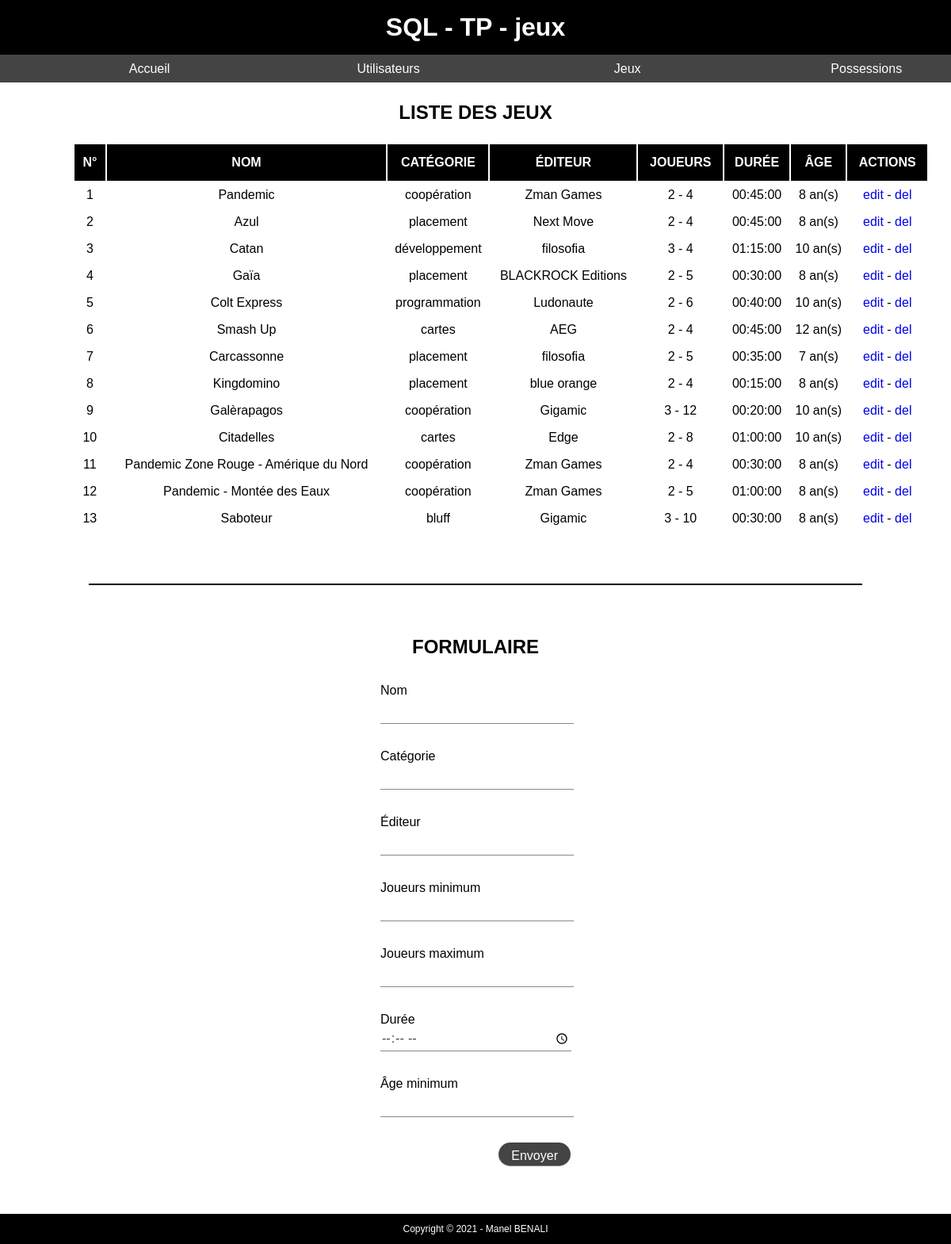
The page /index.php?page=jeux on the database its author committed.
### tables this page shows
CREATE TABLE `jeu` (
  `id_jeu` int(11) NOT NULL,
  `categorie` varchar(45) NOT NULL,
  `editeur` varchar(45) NOT NULL,
  `nom` varchar(45) NOT NULL,
  `joueurs_min` tinyint(2) DEFAULT NULL,
  `joueurs_max` tinyint(2) DEFAULT NULL,
  `duree` time DEFAULT NULL,
  `age_minimum` tinyint(2) DEFAULT NULL
);

### views/jeux.php (the view, shortened to what this page needs)
<?php
    $req = $bdd->query('SELECT * FROM jeu');
    $jeux = $req->fetchAll();
?>
<h2>Liste des jeux</h2>
<table>
    <thead>
        <tr>
            <th>N°</th>
            <th>Nom</th>
            <th>Catégorie</th>
            <th>Éditeur</th>
            <th>Joueurs</th>
            <th>Durée</th>
            <th>Âge</th>
            <th>Actions</th>
        </tr>
    </thead>
    <tbody>
        <?php
            $i = 0;
            foreach ($jeux as $jeu) {
                $i++;
        ?>
                <tr>
                    <td><?= $i ?></td>
                    <td><?= $jeu['nom'] ?></td>
                    <td><?= $jeu['categorie'] ?></td>
                    <td><?= $jeu['editeur'] ?></td>
                    <td><?= $jeu['joueurs_min'] ?> - <?= $jeu['joueurs_max'] ?></td>
                    <td><?= $jeu['duree'] ?></td>
                    <td><?= $jeu['age_minimum'] ?> an(s)</td>
                    <td>
                        <a href="index.php?page=jeux&id=<?= $jeu['id_jeu'] ?>">edit</a> -
                        <a href="controllers/traitement.php?jeu-delete=<?= $jeu['id_jeu'] ?>" class="suppression">del</a>
                    </td>
                </tr>
        <?php
            }
        ?>
    </tbody>
</table>
<hr>
<h2>Formulaire</h2>
<form action="controllers/traitement.php?jeu-<?= isset($game) ? 'update=' . $game['id_jeu'] : 'create' ?>" method="post">
    <label for="nom">Nom</label>
    <input type="text" name="nom" maxlength="45" value="<?= isset($game) ? $game['nom'] : null ?>" required>
    <label for="categorie">Catégorie</label>
    <input type="text" name="categorie" maxlength="45" value="<?= isset($game) ? $game['categorie'] : null ?>" required>
    <label for="editeur">Éditeur</label>
    <input type="text" name="editeur" maxlength="45" value="<?= isset($game) ? $game['editeur'] : null ?>" required>
    <label for="joueurs_min">Joueurs minimum</label>
    <input type="number" name="joueurs_min" min="1" max="99" step="1" value="<?= isset($game) ? $game['joueurs_min'] : null ?>">
    <label for="joueurs_max">Joueurs maximum</label>
    <input type="number" name="joueurs_max" min="1" max="99" step="1" value="<?= isset($game) ? $game['joueurs_max'] : null ?>">
    <label for="duree">Durée</label>
    <input type="time" name="duree" value="<?= isset($game) ? $game['duree'] : null ?>">
    <label for="age_minimum">Âge minimum</label>
    <input type="number" name="age_minimum" min="0" max="99" step="1" value="<?= isset($game) ? $game['age_minimum'] : null ?>">
    <input type="submit" value="envoyer">
</form>

### css/style.css (style rules this page uses)
* { padding: O; margin: 0; list-style-type: none; text-decoration: none; }
* { font-family: sans-serif; }
h2 { text-transform: uppercase; text-align: center; margin: 1em 0; }
hr { border: 1px solid #000000; margin: 4em 5em; }
#content table { width: 90vw; margin: 1em 5vw; text-align: center; }
#content table thead tr th { background-color: #000000; color: #FFFFFF; padding: 0.5em; text-transform: uppercase; }
#content table th, #content table td { line-height: 30px; }
form { width: 20vw; margin: 2em calc(40vw - 2em); }
form label, form input { display: block; width: 100%; }
form label, form input[type="submit"] { margin-top: 2em; }
form input { height: 30px; border: none; }
form input { border-bottom: 1px solid #888888; font-size: 1em; color: #444444; }
form input[type=submit] { width: auto; float: right; padding: 0.5em 1em; background-color: #444444; color: #FFFFFF; border-radius: 15px; cursor: pointer; text-transform: capitalize; }

### rows shown on the page
jeu: nom "Pandemic", categorie "coopération", editeur "Zman Games", joueurs_min "2", joueurs_max "4", duree "00:45:00", age_minimum "8"
jeu: nom "Azul", categorie "placement", editeur "Next Move", joueurs_min "2", joueurs_max "4", duree "00:45:00", age_minimum "8"
jeu: nom "Catan", categorie "développement", editeur "filosofia", joueurs_min "3", joueurs_max "4", duree "01:15:00", age_minimum "10"
jeu: nom "Gaïa", categorie "placement", editeur "BLACKROCK Editions", joueurs_min "2", joueurs_max "5", duree "00:30:00", age_minimum "8"
jeu: nom "Colt Express", categorie "programmation", editeur "Ludonaute", joueurs_min "2", joueurs_max "6", duree "00:40:00", age_minimum "10"
jeu: nom "Smash Up", categorie "cartes", editeur "AEG", joueurs_min "2", joueurs_max "4", duree "00:45:00", age_minimum "12"
jeu: nom "Carcassonne", categorie "placement", editeur "filosofia", joueurs_min "2", joueurs_max "5", duree "00:35:00", age_minimum "7"
jeu: nom "Kingdomino", categorie "placement", editeur "blue orange", joueurs_min "2", joueurs_max "4", duree "00:15:00", age_minimum "8"
jeu: nom "Galèrapagos", categorie "coopération", editeur "Gigamic", joueurs_min "3", joueurs_max "12", duree "00:20:00", age_minimum "10"
jeu: nom "Citadelles", categorie "cartes", editeur "Edge", joueurs_min "2", joueurs_max "8", duree "01:00:00", age_minimum "10"
jeu: nom "Pandemic Zone Rouge - Amérique du Nord", categorie "coopération", editeur "Zman Games", joueurs_min "2", joueurs_max "4", duree "00:30:00", age_minimum "8"
jeu: nom "Pandemic - Montée des Eaux", categorie "coopération", editeur "Zman Games", joueurs_min "2", joueurs_max "5", duree "01:00:00", age_minimum "8"
jeu: nom "Saboteur", categorie "bluff", editeur "Gigamic", joueurs_min "3", joueurs_max "10", duree "00:30:00", age_minimum "8"

### other values the page prints
$_GET['page'] "jeux"
